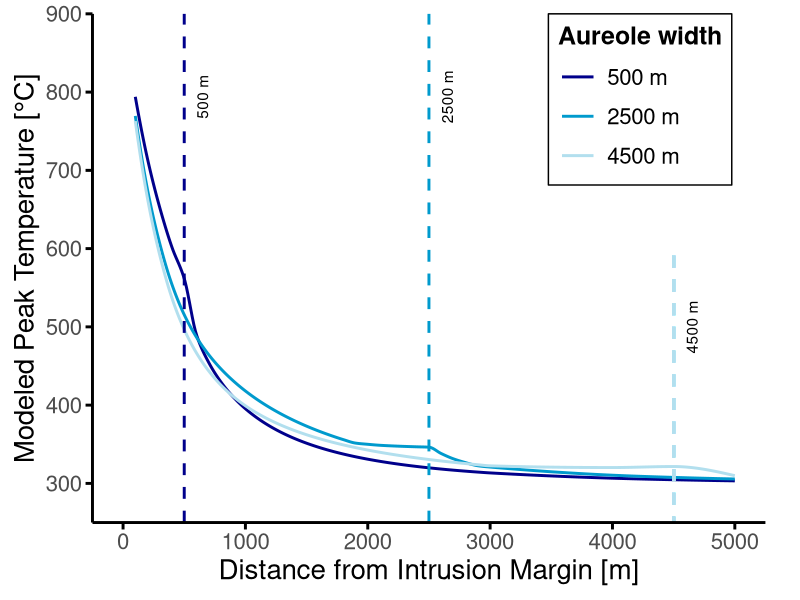

R code for this plot:
library(ggplot2)
library(dplyr)
library(pracma)

modeling1 <- data.frame(
  x = c(100, 200, 300, 400, 500, 600, 700, 800, 900, 1000, 1100, 1200, 1300, 1400, 1500, 1600, 1700, 1800, 1900, 2000, 2100, 2200, 2300, 2400, 2500, 2600, 2700, 2800, 2900, 3000, 4000, 4500, 5000),
  y = c(794, 714.494, 652.368, 601.584, 561.716, 489.96, 454.504, 429.582, 410.498, 395.4, 383.165, 373.071, 364.623, 357.47, 351.356, 346.087, 341.514, 337.523, 334.019, 330.929, 328.192, 325.757, 323.586, 321.642, 319.897, 318.325, 316.906, 315.623, 314.459, 313.4, 306.645, 304.681, 303.256),
  group = "T/°C (width_Aureole = 500 m)"
)
modeling2 <- data.frame(
  x = c(100, 200, 300, 400, 500, 600, 700, 800, 900, 1000, 1100, 1200, 1300, 1400, 1500, 1600, 1700, 1800, 1900, 2000, 2100, 2200, 2300, 2400, 2500, 2600, 2700, 2800, 2900, 3000, 4000, 4500, 5000),
  y = c(769.57, 675.166, 606.347, 553.972, 515.496, 486.8, 464.473, 446.32, 431.111, 418.082, 406.764, 396.822, 388.022, 380.178, 373.153, 366.829, 361.122, 355.953, 351.506, 349.966, 348.697, 347.903, 347.269, 346.756, 346.275, 338.167, 331.397, 326.506, 322.532, 320.894, 310.456, 307.668, 305.64),
  group = "T/°C (width_Aureole = 2500 m)"
)
modeling3 <- data.frame(
  x = c(100, 200, 300, 400, 500, 600, 700, 800, 900, 1000, 1100, 1200, 1300, 1400, 1500, 1600, 1700, 1800, 1900, 2000, 2100, 2200, 2300, 2400, 2500, 2600, 2700, 2800, 2900, 3000, 4000, 4500, 5000),
  y = c(762.94, 663.875, 591.59, 536.602, 496.597, 466.645, 443.673, 425.584, 411.076, 399.206, 389.337, 380.991, 373.834, 367.622, 362.173, 357.353, 353.058, 349.209, 345.738, 342.595, 339.736, 337.128, 334.738, 332.545, 330.524, 328.658, 326.931, 325.331, 323.843, 322.459, 320.266, 321.559, 309.879),
  group = "T/°C (width_Aureole = 4500 m)"
)

# 添加模型标签
modeling1$Model <- "width_Aureole = 500 m"
modeling2$Model <- "width_Aureole = 2500 m"
modeling3$Model <- "width_Aureole = 4500 m"

# 生成新的 x 网格
xnew1 <- seq(min(modeling1$x), max(modeling1$x), length.out = 400)
xnew2 <- seq(min(modeling2$x), max(modeling2$x), length.out = 400)
xnew3 <- seq(min(modeling3$x), max(modeling3$x), length.out = 400)

# 插值
interp1 <- data.frame(
  x = xnew1,
  y = pchip(modeling1$x, modeling1$y, xnew1),
  Model = "500 m"
)

interp2 <- data.frame(
  x = xnew2,
  y = pchip(modeling2$x, modeling2$y, xnew2),
  Model = "2500 m"
)

interp3 <- data.frame(
  x = xnew3,
  y = pchip(modeling3$x, modeling3$y, xnew3),
  Model = "4500 m"
)
# # 对每一组数据进行插值，生成更多点
# interp1 <- as.data.frame(spline(modeling1$x, modeling1$y, n = 400)) #可以调整n
# interp1$Model <- "500 m"
# 
# interp2 <- as.data.frame(spline(modeling2$x, modeling2$y, n = 400))
# interp2$Model <- "2500 m"
# 
# interp3 <- as.data.frame(spline(modeling3$x, modeling3$y, n = 400))
# interp3$Model <- "4500 m"


# 合并
interp_all <- bind_rows(interp1, interp2, interp3)
# colnames(interp_all) <- c("x", "y", "Model")

desired_order <- c(
  "500 m",
  "2500 m",
  "4500 m"
)
interp_all$Model <- factor(interp_all$Model, levels = desired_order)

combined_data <- bind_rows(modeling1, modeling2, modeling3)
combined_data$Model <- factor(combined_data$Model, levels = desired_order)

# 合并三组数据

p <- ggplot(interp_all, aes(x = x, y = y, color = Model, linetype = Model)) +
  geom_line(linewidth = 1.0) +
  geom_vline(xintercept = 500, color = "blue4", linetype = "dashed", linewidth = 1) +
  annotate("text", x = 500, y = max(interp_all$y), label = "500 m", 
           angle = 90, vjust = +2, color = "black")+
  geom_vline(xintercept = 2500, color = "deepskyblue3", linetype = "dashed", linewidth = 1) +
  annotate("text", x = 2500, y = max(interp_all$y), label = "2500 m", 
           angle = 90, vjust = +2, color = "black")+
  geom_segment(x = 4500, xend = 4500, 
               y = 0, yend = 600,
               color = "lightblue2",
               linetype = "dashed",
               linewidth = 1)+
  annotate("text", x = 4500, y = 500, label = "4500 m", 
           angle = 90, vjust = +2, color = "black")+
  scale_color_manual(
    values = c(
      "500 m" = "blue4",
      "2500 m" = "deepskyblue3",
      "4500 m" = "lightblue2"
      # "500 m" = "blue4",
      # "300 m" = "dodgerblue3",
      # "500 m" = "skyblue2",
      # "1,000 m" = "lightblue2",
      # "5,000 m" = "orangered",
      # "10,000 m" = "orange"
      
    ),
    guide = guide_legend(reverse = FALSE)
  ) +
  scale_linetype_manual(values = rep("solid", 6), guide = guide_legend(reverse = FALSE)) +
  
  labs(# title = "Simulated temperature profiles across the pluton margin",
       x = "Distance from Intrusion Margin [m]",
       y = "Modeled Peak Temperature [°C]",
       color = "Aureole width",
       linetype = "Aureole width") +

  scale_x_continuous(breaks = seq(0, 5000, 1000), limits = c(0, 5000), expand = c(0.05, 0)) +
  scale_y_continuous(breaks = seq(300, 900, 100), limits = c(250, 900), expand = c(0, 0)) +
  
  # 边框
  theme_bw(base_size = 14) +
  theme(
    plot.margin = margin(10, 25, 10, 10),  # 上右下左，单位是pt
    plot.title = element_text(hjust = 0.5, face = "bold", size = 18),
    legend.position = c(0.95, 1), 
    legend.justification = c("right", "top"),
    legend.title = element_text(size = 18, face = "bold"),
    legend.background = element_rect(fill = alpha("white", 0.6), color = "black", linewidth = 0.5),
    legend.text  = element_text(size = 16),
    legend.key.height = unit(1, "cm"),   
    legend.key.width = unit(1, "cm"),
    axis.text = element_text(size = 16),
    axis.title = element_text(size = 20),
    panel.grid.major = element_blank(), # 去掉主网格
    panel.grid.minor = element_blank(),   # 去掉次网格
    # 去掉默认的 panel.border
    panel.border = element_blank(),
    # 添加坐标轴线：只画左边和下边
    axis.line.x = element_line(color = "black", linewidth = 1),
    axis.line.y = element_line(color = "black", linewidth = 1),
    # 设置刻度线
    axis.ticks = element_line(color = "black", linewidth = 1),
    axis.ticks.length = unit(5, "pt")  # 刻度长度，调小就变短横线
  )



ggsave("~/Downloads/Figure_4.png", plot = p, width = 8, height = 6, dpi = 300)
